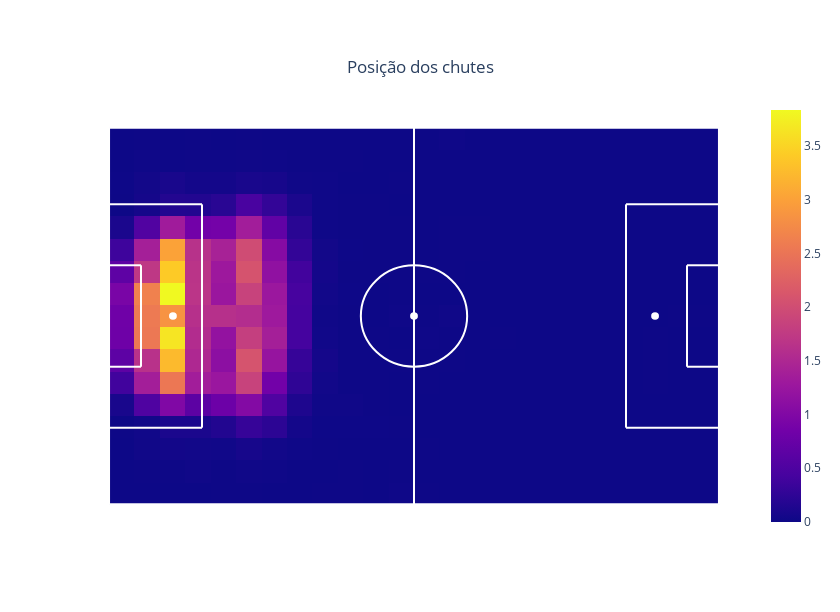

The notebook cell saved with this chart:
### Code cell
share_shots = nb_shots / nb_shots.sum() * 100
# plot the heatmap
dict_info = {"Proporção de chutes (em %)": {"values": share_shots, "display_type": ".2f"},
             "Número de chutes": {"values": nb_shots, "display_type": ".0f"}}
fig = p.create_heatmap(x, y, share_shots, dict_info, title_name="Posição dos chutes")
fig.show()

### Figure 1 — Plotly figure (JSON) as saved in the notebook; plotly's stock layout.template omitted (floating-point values rounded to 4 significant figures; data arrays with more than 128 entries replaced by an {"elided": "..."} marker saying what was removed)
{"data": [{"hoverinfo": "text", "text": {"elided": "17x24 str values"}, "type": "heatmap", "x": [2.188, 6.562, 10.94, 15.31, 19.69, 24.06, 28.44, 32.81, 37.19, 41.56, 45.94, 50.31, 54.69, 59.06, 63.44, 67.81, 72.19, 76.56, 80.94, 85.31, 89.69, 94.06, 98.44, 102.8], "y": [66, 62, 58, 54, 50, 46, 42, 38, 34, 30, 26, 22, 18, 14, 10, 6, 2], "z": {"elided": "17x24 float values"}, "zsmooth": false}], "layout": {"autosize": false, "height": 612, "plot_bgcolor": "white", "shapes": [{"line": {"color": "white", "width": 2}, "type": "line", "x0": 52.5, "x1": 52.5, "y0": 0, "y1": 68}, {"line": {"color": "white", "width": 2}, "type": "line", "x0": 0, "x1": 16, "y0": 54.16, "y1": 54.16}, {"line": {"color": "white", "width": 2}, "type": "line", "x0": 16, "x1": 16, "y0": 54.16, "y1": 13.84}, {"line": {"color": "white", "width": 2}, "type": "line", "x0": 16, "x1": 0, "y0": 13.84, "y1": 13.84}, {"line": {"color": "white", "width": 2}, "type": "line", "x0": 0, "x1": 5.5, "y0": 24.84, "y1": 24.84}, {"line": {"color": "white", "width": 2}, "type": "line", "x0": 5.5, "x1": 5.5, "y0": 24.84, "y1": 43.16}, {"line": {"color": "white", "width": 2}, "type": "line", "x0": 5.5, "x1": 0, "y0": 43.16, "y1": 43.16}, {"line": {"color": "white", "width": 2}, "type": "line", "x0": 105, "x1": 89, "y0": 54.16, "y1": 54.16}, {"line": {"color": "white", "width": 2}, "type": "line", "x0": 89, "x1": 89, "y0": 54.16, "y1": 13.84}, {"line": {"color": "white", "width": 2}, "type": "line", "x0": 89, "x1": 105, "y0": 13.84, "y1": 13.84}, {"line": {"color": "white", "width": 2}, "type": "line", "x0": 105, "x1": 99.5, "y0": 24.84, "y1": 24.84}, {"line": {"color": "white", "width": 2}, "type": "line", "x0": 99.5, "x1": 99.5, "y0": 24.84, "y1": 43.16}, {"line": {"color": "white", "width": 2}, "type": "line", "x0": 99.5, "x1": 105, "y0": 43.16, "y1": 43.16}, {"fillcolor": "white", "line": {"color": "white"}, "type": "circle", "x0": 10.5, "x1": 11.5, "xref": "x", "y0": 33.5, "y1": 34.5, "yref": "y"}, {"fillcolor": "white", "line": {"color": "white"}, "type": "circle", "x0": 93.5, "x1": 94.5, "xref": "x", "y0": 33.5, "y1": 34.5, "yref": "y"}, {"fillcolor": "white", "line": {"color": "white"}, "type": "circle", "x0": 52, "x1": 53, "xref": "x", "y0": 33.5, "y1": 34.5, "yref": "y"}, {"line": {"color": "white"}, "type": "circle", "x0": 43.35, "x1": 61.65, "xref": "x", "y0": 24.85, "y1": 43.15, "yref": "y"}, {"line": {"color": "white", "width": 2}, "type": "line", "x0": 0, "x1": 105, "y0": 0, "y1": 0}, {"line": {"color": "white", "width": 2}, "type": "line", "x0": 0, "x1": 0, "y0": 0, "y1": 68}, {"line": {"color": "white", "width": 2}, "type": "line", "x0": 0, "x1": 105, "y0": 68, "y1": 68}, {"line": {"color": "white", "width": 2}, "type": "line", "x0": 105, "x1": 105, "y0": 0, "y1": 68}, {"line": {"color": "white", "width": 2}, "type": "line", "x0": 0, "x1": -2, "y0": 30.34, "y1": 30.34}, {"line": {"color": "white", "width": 2}, "type": "line", "x0": 0, "x1": -2, "y0": 37.66, "y1": 37.66}, {"line": {"color": "white", "width": 2}, "type": "line", "x0": -2, "x1": -2, "y0": 30.34, "y1": 37.66}, {"line": {"color": "white", "width": 2}, "type": "line", "x0": 105, "x1": 107, "y0": 30.34, "y1": 30.34}, {"line": {"color": "white", "width": 2}, "type": "line", "x0": 105, "x1": 107, "y0": 37.66, "y1": 37.66}, {"line": {"color": "white", "width": 2}, "type": "line", "x0": 107, "x1": 107, "y0": 30.34, "y1": 37.66}], "title": {"text": "Posição dos chutes", "x": 0.5, "xanchor": "center", "y": 0.9, "yanchor": "top"}, "width": 840, "xaxis": {"range": [-5, 110], "showgrid": false, "showticklabels": false, "zeroline": false}, "yaxis": {"range": [-5, 73], "showgrid": false, "showticklabels": false, "zeroline": false}}}
